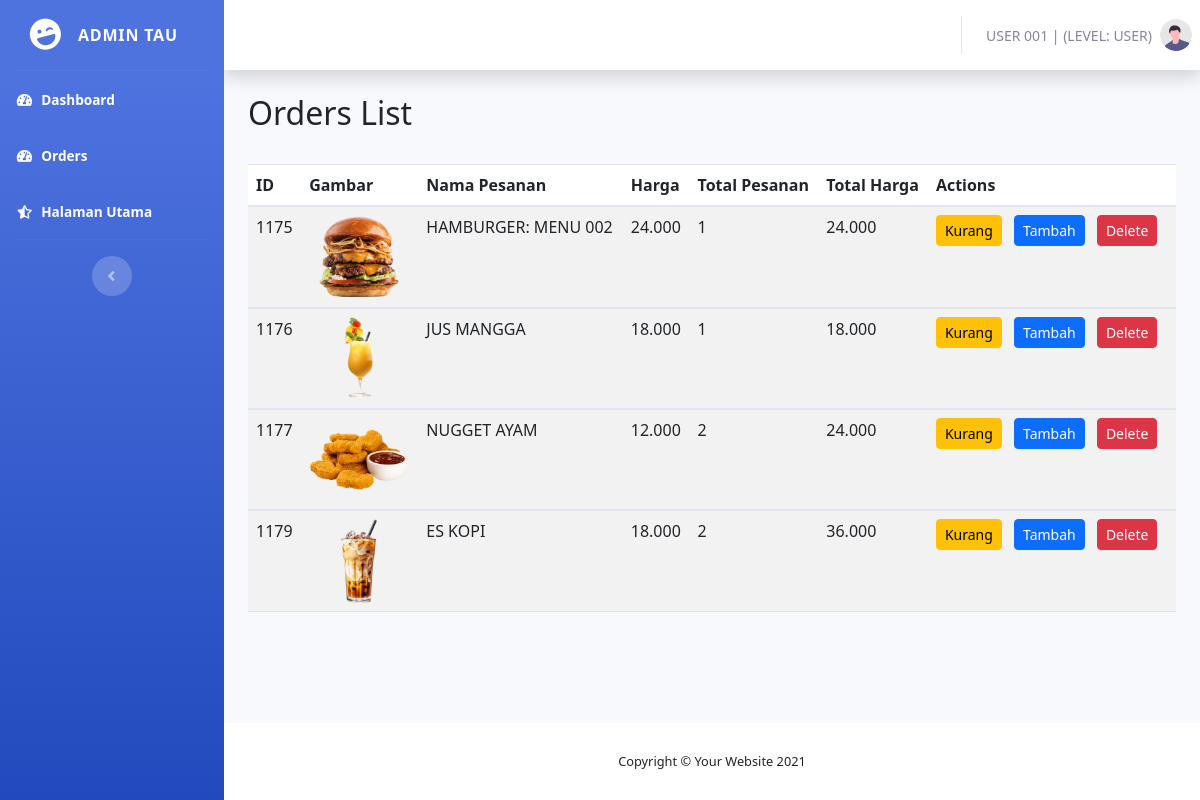
The page /admin/index.php?halaman=orders (signed in) on the database its author committed.
### tables this page shows
CREATE TABLE `users` (
  `id` int(2) NOT NULL,
  `username` varchar(10) NOT NULL,
  `password` varchar(32) NOT NULL,
  `level` enum('admin','user') NOT NULL,
  `name` varchar(20) NOT NULL
);

CREATE TABLE `orders` (
  `id` int(4) NOT NULL,
  `t_barang` int(2) NOT NULL,
  `t_harga` decimal(15,3) NOT NULL,
  `menu_id` varchar(4) NOT NULL,
  `user_id` int(4) NOT NULL
);

CREATE TABLE `menu` (
  `id` varchar(4) NOT NULL,
  `judul` varchar(20) NOT NULL,
  `deskripsi` varchar(100) NOT NULL,
  `harga` varchar(7) NOT NULL,
  `gambar` varchar(40) NOT NULL,
  `category` enum('burgers','sides','drinks','desserts') NOT NULL
);

### admin/session.php (called while the page is built, shortened)
<?php
   $login_session = $_SESSION['login_user'];
?>

### admin/orders.php (the view, shortened to what this page needs)
<?php if($users['level'] == "user") {?>
                <div class="container-fluid">
                    <div class="container mt-4">
                        <h2>Orders List</h2>
                        <br>
                        <table class="table table-striped table-responsive-lg">
                        <?php
                        $id = $users['id'];
						$query = mysqli_query($db, "SELECT * FROM orders where user_id= '$id'");
						if (mysqli_num_rows($query) > 0) {
					    ?>
                        <thead>
                            <tr>
                                <th>ID</th>
                                <th>Gambar</th>
                                <th>Nama Pesanan</th>
                                <th>Harga</th>
                                <th>Total Pesanan</th>
                                <th>Total Harga</th>
                                <th>Actions</th>
                            </tr>
                        </thead>
                        <tbody>
                            <?php
                            while($order = mysqli_fetch_assoc($query)){
                            $menu_query = $db->prepare("SELECT * FROM menu WHERE menu.id = ?");
                            $menu_query->bind_param('i', $order['menu_id']);
                            if (!$menu_query->execute()) {
                            }
                            $result = $menu_query->get_result();
                            $menu = $result->fetch_assoc();
                            ?>
                            <tr>
                            <td><?php echo $order['id'];?></td>
                            <td><img src="../assets/images/menu/<?php echo $menu['gambar'];?>" style="max-width: 100px;"></td>
                            <td><?php echo $menu['judul'];?></td>
                            <td><?php echo $menu['harga'];?></td>
                            <td><?php echo $order['t_barang'];?></td>
                            <td><?php echo $order['t_harga'];?></td>
                            <td>
                                <form action="update_order.php" method="post" style="display: inline;">
                                    <button type="submit" name="update_quantity" class="btn btn-warning btn-sm me-2">
                                        <i class="bi bi-minus"></i> Kurang
                                    </button>
                                </form>
                                <form action="update_order.php" method="post" style="display: inline;">
                                    <button type="submit" name="update_quantity" class="btn btn-primary btn-sm me-2">
                                        <i class="bi bi-plus"></i> Tambah
                                    </button>
                                </form>
                                <form action="delete_order.php" method="post" style="display: inline;">
                                    <button type="submit" name="delete_order" class="btn btn-danger btn-sm me-2" onclick="return confirm('Apakah Anda yakin ingin menghapus menu ini?');">
                                        <i class="bi bi-trash"></i> Delete
                                    </button>
                                </form>
                            </td>
                            </tr>
                        </tbody>
                        <?php
						}
						} else {
						}
					    ?>
                        </table>
                    </div>
                </div>
                <?php } else if($users['level'] == "admin") {?>
                    <h1>404 ERROR!</h1>
                <?php } ?>

### admin/index.php (shortened to what this page needs)
<?php
    include('session.php');
    include('../koneksi.php');
    $query = mysqli_query($db, "SELECT id, name, level FROM users WHERE username = '$login_session'");
    $users = mysqli_fetch_assoc($query);
?>
<!DOCTYPE html>
<html lang="en">
<head>
    <link href="vendor/fontawesome-free/css/all.min.css" rel="stylesheet" type="text/css">
    <link href="css/sb-admin-2.min.css" rel="stylesheet">
    <link href="https://cdn.jsdelivr.net/npm/bootstrap@5.3.0/dist/css/bootstrap.min.css" rel="stylesheet">
</head>
<body id="page-top">
    <div id="wrapper">
        <?php if($users['level'] == "admin") {?>
        <ul class="navbar-nav bg-gradient-primary sidebar sidebar-dark accordion" id="accordionSidebar">
            <a class="sidebar-brand d-flex align-items-center justify-content-center" href="index.php">
                <div class="sidebar-brand-icon rotate-n-15">
                    <i class="fas fa-laugh-wink"></i>
                </div>
                <div class="sidebar-brand-text mx-3">ADMIN TAU</div>
            </a>
            <hr class="sidebar-divider my-0">
            <li class="nav-item active">
                <a class="nav-link" href="index.php">
                    <i class="fas fa-fw fa-tachometer-alt"></i>
                    <span>Dashboard</span></a>
            </li>
            <li class="nav-item active">
                <a class="nav-link" href="index.php?halaman=menu">
                    <i class="fas fa-fw fa-store-alt"></i>
                    <span>Menu</span></a>
            </li>
            <li class="nav-item active">
                <a class="nav-link" href="index.php?halaman=user">
                    <i class="fas fa-fw fa-user-alt"></i>
                    <span>User List</span></a>
            </li>
            <li class="nav-item active">
                <a class="nav-link" href="../index.php">
                    <i class="fas fa-fw fa-star-half-alt"></i>
                    <span>Halaman Utama</span></a>
            </li>
            <hr class="sidebar-divider d-none d-md-block">
            <div class="text-center d-none d-md-inline">
                <button class="rounded-circle border-0" id="sidebarToggle"></button>
            </div>
        </ul>
        <?php } else if($users['level'] == "user"){?>
        <ul class="navbar-nav bg-gradient-primary sidebar sidebar-dark accordion" id="accordionSidebar">
            <a class="sidebar-brand d-flex align-items-center justify-content-center" href="index.php">
                <div class="sidebar-brand-icon rotate-n-15">
                    <i class="fas fa-laugh-wink"></i>
                </div>
                <div class="sidebar-brand-text mx-3">ADMIN TAU</div>
            </a>
            <hr class="sidebar-divider my-0">
            <li class="nav-item active">
                <a class="nav-link" href="index.php">
                    <i class="fas fa-fw fa-tachometer-alt"></i>
                    <span>Dashboard</span></a>
            </li>
            <li class="nav-item active">
                <a class="nav-link" href="index.php?halaman=orders">
                    <i class="fas fa-fw fa-tachometer-alt"></i>
                    <span>Orders</span></a>
            </li>
            <li class="nav-item active">
                <a class="nav-link" href="../index.php">
                    <i class="fas fa-fw fa-star-half-alt"></i>
                    <span>Halaman Utama</span></a>
            </li>
            <hr class="sidebar-divider d-none d-md-block">
            <div class="text-center d-none d-md-inline">
                <button class="rounded-circle border-0" id="sidebarToggle"></button>
            </div>
            </ul>
            <?php } ?>
        <div id="content-wrapper" class="d-flex flex-column">
            <div id="content">
                <nav class="navbar navbar-expand navbar-light bg-white topbar mb-4 static-top shadow">
                    <ul class="navbar-nav ml-auto">
                        <li class="nav-item dropdown no-arrow">
                            <a class="nav-link dropdown-toggle" href="#" id="userDropdown" role="button"
                                data-toggle="dropdown" aria-haspopup="true" aria-expanded="false">
                                <span class="mr-2 d-none d-lg-inline text-gray-600 small" style="text-transform: uppercase;"><?php echo $users['name']." | (Level: ". $users['level'].")"; ?></span>
                                <img class="img-profile rounded-circle"
                                    src="img/undraw_profile.svg">
                            </a>
                        </li>
                    </ul>
                </nav>
                <?php
                if(isset($_GET['halaman'])){
                    $halaman = $_GET['halaman'];
                    switch ($halaman){
                        case 'orders':
                            include './orders.php';
                            break;
                    }
                } else {
                    include './dashboard.php';
                }
                ?>
            </div>
            <footer class="sticky-footer bg-white">
                <div class="container my-auto">
                    <div class="copyright text-center my-auto">
                        <span>Copyright &copy; Your Website 2021</span>
                    </div>
                </div>
            </footer>
        </div>
    </div>
</body>
</html>

### rows shown on the page
users: name "USER 001", level "USER"
orders: id "1175", menu.gambar (picture), menu.judul "HAMBURGER: MENU 002", menu.harga "24.000", t_barang "1", t_harga "24.000"
orders: id "1176", menu.gambar (picture), menu.judul "JUS MANGGA", menu.harga "18.000", t_barang "1", t_harga "18.000"
orders: id "1177", menu.gambar (picture), menu.judul "NUGGET AYAM", menu.harga "12.000", t_barang "2", t_harga "24.000"
orders: id "1179", menu.gambar (picture), menu.judul "ES KOPI", menu.harga "18.000", t_barang "2", t_harga "36.000"
